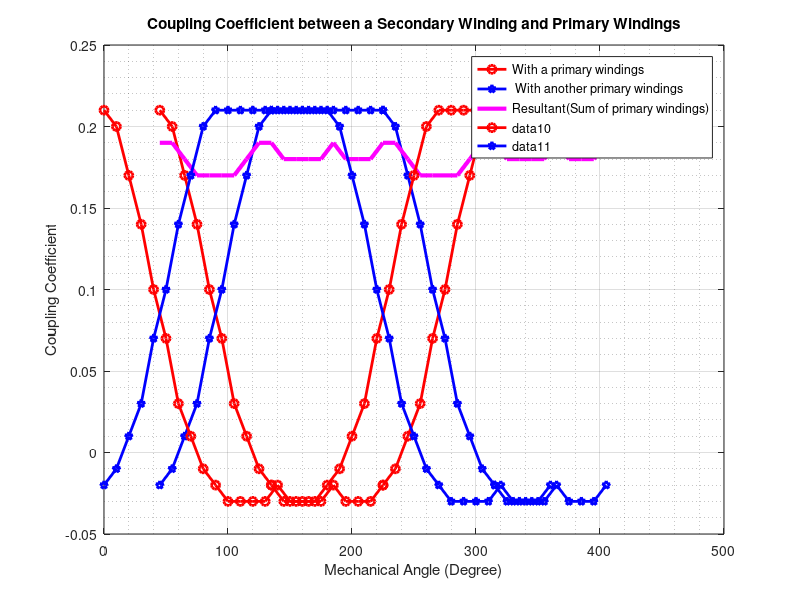

This chart was generated by the following MATLAB code:
load('bended_result.mat');
%%  seconder
angle= 45:10:135;
i=1;
j=3;
s1p1=[Bended_0(i,j), Bended_10(i,j),Bended_20(i,j) ...
    Bended_30(i,j), Bended_40(i,j), Bended_50(i,j) ...
    Bended_60(i,j), Bended_70(i,j), Bended_80(i,j) ...
    Bended_90(i,j) ];

i=2;
j=3;
s1p2=[Bended_0(i,j), Bended_10(i,j),Bended_20(i,j) ...
    Bended_30(i,j), Bended_40(i,j), Bended_50(i,j) ...
    Bended_60(i,j), Bended_70(i,j), Bended_80(i,j) ...
    Bended_90(i,j)];


figure();
plot(angle,-s1p1,'-or','LineWidth',2);
hold on;
plot(angle,-s1p2,'-pb','LineWidth',2);
hold on ;
plot(angle,-s1p2-s1p1,'m','LineWidth',3);
legend('with primary 1', ' with primary 2','between both')
grid on;
grid minor;
title('Coupling Coefficient of 1 secondary')
%%

angle= 45:10:135;
angle=angle+90;
i=1;
j=4;
s2p1=[Bended_0(i,j), Bended_10(i,j),Bended_20(i,j) ...
    Bended_30(i,j), Bended_40(i,j), Bended_50(i,j) ...
    Bended_60(i,j), Bended_70(i,j), Bended_80(i,j) ...
    Bended_90(i,j) ];

i=2;
j=4;
s2p2=[Bended_0(i,j), Bended_10(i,j),Bended_20(i,j) ...
    Bended_30(i,j), Bended_40(i,j), Bended_50(i,j) ...
    Bended_60(i,j), Bended_70(i,j), Bended_80(i,j) ...
    Bended_90(i,j)];


% figure();
plot(angle,-s2p1,'-or','LineWidth',2);
hold on;
plot(angle,-s2p2,'-pb','LineWidth',2);
hold on ;
plot(angle,-s2p2-s2p1,'m','LineWidth',3);
legend('with primary 1', ' with primary 2','between both')
title('Coupling Coefficient of 1 secondary')
%%
angle= 45:10:135;
angle=angle+180;
i=1;
j=5;
s3p1=[Bended_0(i,j), Bended_10(i,j),Bended_20(i,j) ...
    Bended_30(i,j), Bended_40(i,j), Bended_50(i,j) ...
    Bended_60(i,j), Bended_70(i,j), Bended_80(i,j) ...
    Bended_90(i,j) ];

i=2;
j=5;
s3p2=[Bended_0(i,j), Bended_10(i,j),Bended_20(i,j) ...
    Bended_30(i,j), Bended_40(i,j), Bended_50(i,j) ...
    Bended_60(i,j), Bended_70(i,j), Bended_80(i,j) ...
    Bended_90(i,j)];


% figure();
plot(angle,-s3p1,'-or','LineWidth',2);
hold on;
plot(angle,-s3p2,'-pb','LineWidth',2);
hold on ;
plot(angle,-s3p2-s3p1,'m','LineWidth',3);
legend('with primary 1', ' with primary 2','between both')
title('Coupling Coefficient of 1 secondary')
%%

angle= 45:10:135;
angle=angle+270;
i=1;
j=6;
s4p1=[Bended_0(i,j), Bended_10(i,j),Bended_20(i,j) ...
    Bended_30(i,j), Bended_40(i,j), Bended_50(i,j) ...
    Bended_60(i,j), Bended_70(i,j), Bended_80(i,j) ...
    Bended_90(i,j) ];

i=2;
j=6;
s4p2=[Bended_0(i,j), Bended_10(i,j),Bended_20(i,j) ...
    Bended_30(i,j), Bended_40(i,j), Bended_50(i,j) ...
    Bended_60(i,j), Bended_70(i,j), Bended_80(i,j) ...
    Bended_90(i,j)];

%%
% figure();
plot(angle,-s4p1,'-or','LineWidth',2);
hold on;
plot(angle,-s4p2,'-pb','LineWidth',2);
hold on ;
plot(angle,-s4p2-s4p1,'m','LineWidth',3);
legend('With a primary windings', ' With another primary windings','Resultant(Sum of primary windings)')
title('Coupling Coefficient between a Secondary Winding and Primary Windings')
xlabel('Mechanical Angle (Degree)');
ylabel('Coupling Coefficient')
%%


bended_p1_total= [-s1p1 -s2p1(2:end) -s3p1(2:end) -s4p1(2:end)];
bended_p2_total= [-s1p2 -s2p2(2:end) -s3p2(2:end) -s4p2(2:end)];
angle1= 0:10:90;
bended_angle=[angle1 angle1(2:end)+90, angle1(2:end)+180, angle1(2:end)+270];

plot(bended_angle,bended_p1_total,'-or','LineWidth',2);
hold on;
plot(bended_angle,bended_p2_total,'-pb','LineWidth',2);
hold on ;
